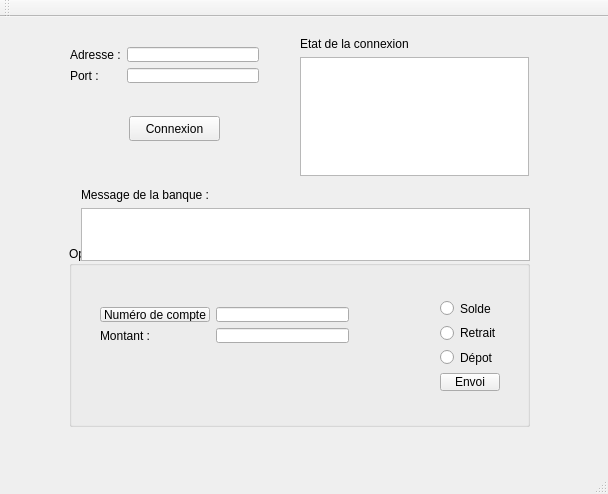
<?xml version="1.0" encoding="UTF-8"?>
<ui version="4.0">
 <class>DAB_MainWindow</class>
 <widget class="QMainWindow" name="DAB_MainWindow">
  <property name="geometry">
   <rect>
    <x>0</x>
    <y>0</y>
    <width>608</width>
    <height>494</height>
   </rect>
  </property>
  <property name="windowTitle">
   <string>DAB_MainWindow</string>
  </property>
  <widget class="QWidget" name="centralWidget">
   <widget class="QGroupBox" name="groupBoxOperations">
    <property name="geometry">
     <rect>
      <x>69</x>
      <y>229</y>
      <width>461</width>
      <height>181</height>
     </rect>
    </property>
    <property name="title">
     <string>Opérations envoyées à la banque</string>
    </property>
    <widget class="QWidget" name="layoutWidget">
     <property name="geometry">
      <rect>
       <x>360</x>
       <y>42</y>
       <width>82</width>
       <height>114</height>
      </rect>
     </property>
     <layout class="QVBoxLayout" name="verticalLayout">
      <item>
       <widget class="QRadioButton" name="radioButtonSolde">
        <property name="text">
         <string>Solde</string>
        </property>
       </widget>
      </item>
      <item>
       <widget class="QRadioButton" name="radioButtonRetrait">
        <property name="text">
         <string>Retrait</string>
        </property>
       </widget>
      </item>
      <item>
       <widget class="QRadioButton" name="radioButtonDepot">
        <property name="text">
         <string>Dépot</string>
        </property>
       </widget>
      </item>
      <item>
       <widget class="QPushButton" name="pushButtonEnvoi">
        <property name="text">
         <string>Envoi</string>
        </property>
       </widget>
      </item>
     </layout>
    </widget>
    <widget class="QWidget" name="layoutWidget_2">
     <property name="geometry">
      <rect>
       <x>20</x>
       <y>50</y>
       <width>271</width>
       <height>58</height>
      </rect>
     </property>
     <layout class="QGridLayout" name="gridLayout">
      <item row="0" column="0">
       <widget class="QPushButton" name="pushButtonNumeroDeCompte">
        <property name="text">
         <string>Numéro de compte</string>
        </property>
       </widget>
      </item>
      <item row="0" column="1">
       <widget class="QLineEdit" name="lineEditCompte"/>
      </item>
      <item row="1" column="0">
       <widget class="QLabel" name="labelMontant">
        <property name="text">
         <string>Montant :</string>
        </property>
       </widget>
      </item>
      <item row="1" column="1">
       <widget class="QLineEdit" name="lineEditMontant"/>
      </item>
     </layout>
    </widget>
   </widget>
   <widget class="QWidget" name="layoutWidget_3">
    <property name="geometry">
     <rect>
      <x>59</x>
      <y>19</y>
      <width>211</width>
      <height>58</height>
     </rect>
    </property>
    <layout class="QGridLayout" name="gridLayout_2">
     <item row="0" column="0">
      <widget class="QLabel" name="labelAdresse">
       <property name="text">
        <string>Adresse :</string>
       </property>
      </widget>
     </item>
     <item row="0" column="1">
      <widget class="QLineEdit" name="lineEditAdresse"/>
     </item>
     <item row="1" column="0">
      <widget class="QLabel" name="labelPort">
       <property name="text">
        <string>Port :</string>
       </property>
      </widget>
     </item>
     <item row="1" column="1">
      <widget class="QLineEdit" name="lineEditPort"/>
     </item>
    </layout>
   </widget>
   <widget class="QPushButton" name="pushButtonConnexion">
    <property name="geometry">
     <rect>
      <x>129</x>
      <y>99</y>
      <width>91</width>
      <height>25</height>
     </rect>
    </property>
    <property name="text">
     <string>Connexion</string>
    </property>
   </widget>
   <widget class="QWidget" name="layoutWidget_4">
    <property name="geometry">
     <rect>
      <x>70</x>
      <y>160</y>
      <width>471</width>
      <height>95</height>
     </rect>
    </property>
    <layout class="QVBoxLayout" name="verticalLayout_3">
     <item>
      <widget class="QLabel" name="labelMessage">
       <property name="text">
        <string>Message de la banque :</string>
       </property>
      </widget>
     </item>
     <item>
      <widget class="QTextEdit" name="textEditMessage"/>
     </item>
    </layout>
   </widget>
   <widget class="QWidget" name="layoutWidget_5">
    <property name="geometry">
     <rect>
      <x>289</x>
      <y>9</y>
      <width>251</width>
      <height>161</height>
     </rect>
    </property>
    <layout class="QVBoxLayout" name="verticalLayout_2">
     <item>
      <widget class="QLabel" name="labelEtat">
       <property name="text">
        <string>Etat de la connexion</string>
       </property>
      </widget>
     </item>
     <item>
      <widget class="QListWidget" name="listWidgetEtat"/>
     </item>
    </layout>
   </widget>
  </widget>
  <widget class="QMenuBar" name="menuBar">
   <property name="geometry">
    <rect>
     <x>0</x>
     <y>0</y>
     <width>608</width>
     <height>22</height>
    </rect>
   </property>
  </widget>
  <widget class="QToolBar" name="mainToolBar">
   <attribute name="toolBarArea">
    <enum>TopToolBarArea</enum>
   </attribute>
   <attribute name="toolBarBreak">
    <bool>false</bool>
   </attribute>
  </widget>
  <widget class="QStatusBar" name="statusBar"/>
 </widget>
 <layoutdefault spacing="6" margin="11"/>
 <resources/>
 <connections/>
</ui>
